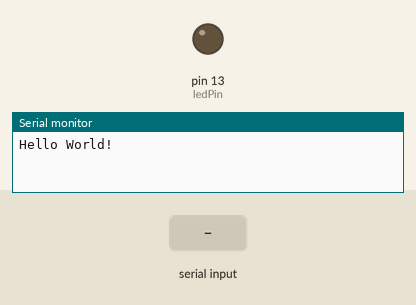
Bench run of a sketch on a simulated Arduino Uno, built with avr-gcc and run on an emulated ATmega328P. Parts: output pins drawn as LEDs (lit = HIGH), the last lines printed to the serial monitor. The test bench sets the inputs (shaded band).

Above: at 1.2 s.
1.3 s: "testU" received over Serial
At 2.35 s:
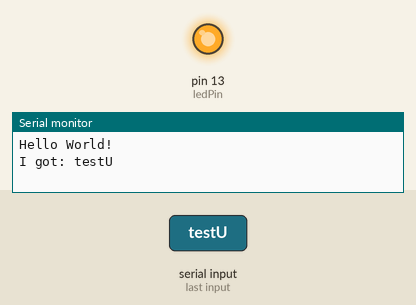
4.3 s: "1" received over Serial
Timing chart, 0 to 7.3 s (numbered marks = the images above; inputs shaded):
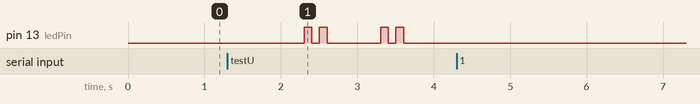

Measured:
- after the input at 1.3 s, pin 13 (ledPin): LOW → HIGH after 1.0 s, → LOW 0.10 s later, → HIGH 0.10 s later, → LOW 0.10 s later, … (8 changes in this stretch)

The sketch:

serialCom.ino
```cpp
const int ledPin = 13;
const String inStr;

void setup()
{
  Serial.begin(9600);
  pinMode(ledPin, OUTPUT);

  Serial.println("Hello World!");
}

void loop()
{

  if (Serial.available() > 0)
  {
    inStr = Serial.readString();

    Serial.print("I got: ");
    Serial.println(inStr);

    parseCommand(inStr);
  }
}

void parseCommand(String command)
{
  if(command.substring(0,5) == "testU")
  {
    blinkLED();
  }
}

void blinkLED()
{
  digitalWrite(ledPin, HIGH);
  delay(100);
  digitalWrite(ledPin, LOW);
  delay(100);
  digitalWrite(ledPin, HIGH);
  delay(100);
  digitalWrite(ledPin, LOW);
  delay(700);
  digitalWrite(ledPin, HIGH);
  delay(100);
  digitalWrite(ledPin, LOW);
  delay(100);
  digitalWrite(ledPin, HIGH);
  delay(100);
  digitalWrite(ledPin, LOW);
  delay(700);
}
```
